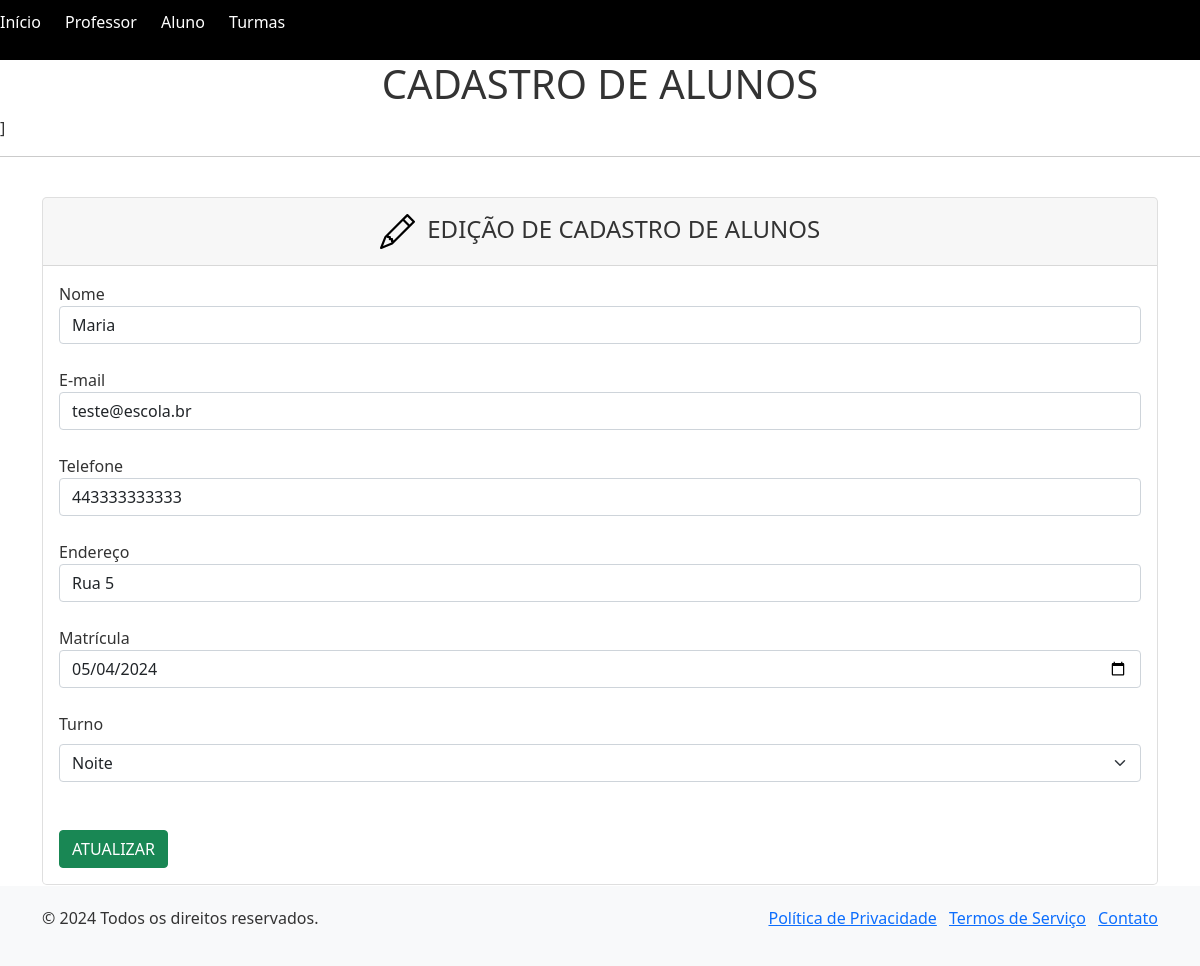
/APPGestao_Escolar/aluno/editar.php?id=5, run on the app's committed database.
### tables this page shows
CREATE TABLE `aluno` (
  `Id` int(11) NOT NULL,
  `Nome` varchar(200) DEFAULT NULL,
  `Email` varchar(200) NOT NULL,
  `Telefone` varchar(20) NOT NULL,
  `Endereco` varchar(200) NOT NULL,
  `Matricula` date NOT NULL,
  `Turno` varchar(20) NOT NULL
);

### APPGestao_Escolar/aluno/editar.php (the view, shortened to what this page needs)
<!DOCTYPE html>
<html lang="pt-br">
<head>
    <link href="https://cdn.jsdelivr.net/npm/bootstrap@5.0.2/dist/css/bootstrap.min.css" rel="stylesheet">
</head>
<body>
<header class="cabecalho">
        <ul class="lista-cabecalho">
        <li><a href="http://localhost/APPGestao_Escolar/index.php#"> Início</a></li>
            <li><a href="http://localhost/APPGestao_Escolar/professor/index.php"> Professor</a></li>
            <li><a href="http://localhost/APPGestao_Escolar/aluno/index.php"> Aluno</a></li>
            <li><a href="http://localhost/APPGestao_Escolar/turma/index.php"> Turmas</a></li>
        </ul>
    </header>
    <center>
        <h1>CADASTRO DE ALUNOS</h1>
    </center>]
    <hr />
    <br />
    <main>
        <div class="container">
            <div class="row row-cols-2 row-cols-md-4 text-center">
                <div class="col-md-12">
                    <div class="card mb-4 rounded-3 shadow-sw">
                        <div class="card-header py-3">
                            <h4 class="my-0 fw-normal">&nbsp;&nbsp;EDIÇÃO DE CADASTRO DE ALUNOS</h4>
                        </div>
                        <div class="card-body">
                        <div class="cardy-body text-start">
                        <?php
                        include 'conecta.php';
                        $Id = $_GET['id'];
                        $sql = "SELECT * FROM aluno WHERE id=$Id";
                        $query = $conn ->query($sql);
                        while ($dados = $query -> fetch_assoc()){
                            $Nome = $dados['Nome'];
                            $Email = $dados['Email'];
                            $Telefone = $dados['Telefone'];
                            $Endereco = $dados['Endereco'];
                            $Matricula =$dados['Matricula'];
                            $Turno =$dados['Turno'];
                        }
                        ?>
                        <form action="editaraluno.php?id=<?php echo $Id;?>" method = "post">
                         <label>Nome</label>
                         <input type="text" class="form-control" name ="Nome" value= "<?php echo $Nome?>" required/>
                         <br/>
                         <label>E-mail</label>
                         <input type="email" class="form-control" name ="Email" value= "<?php echo $Email?>" required/>
                         <br/>
                         <label>Telefone</label>
                         <input type="text" class="form-control" name ="Telefone" value= "<?php echo $Telefone?>" required/>
                         <br/>
                         <label>Endereço</label>
                         <input type="text" class="form-control" name ="Endereco" value= "<?php echo $Endereco?>" required/>
                         <br/>
                         <label>Matrícula</label>
                        <input type="date" class="form-control" name="Matricula" value="<?php echo $Matricula?>" required/>
                         <br/>
                         <label for="Turno" class="form-label">Turno</label>
                         <select class="form-select" id="Turno" name="Turno" required>
                         <option value="Noite" <?php if($Turno == "Noite") echo "selected"; ?>>Noite</option>
                         </select>
                         <br/>
                         <br/>
                         <button type="submit" class="btn btn-success">ATUALIZAR</button>
                        </form>
                        </div>
                        </div>
                    </div>
                </div>
            </div>
        </div>
        <br/>
        <footer class="footer">
        <div class="container">
            <div class="row">
                <div class="col-md-6">
                    <p>&copy; <?php echo date("Y"); ?> Todos os direitos reservados.</p>
                </div>
                <div class="col-md-6">
                    <ul class="list-inline text-md-end">
                        <li class="list-inline-item"><a href="politica_privacidade.php">Política de Privacidade</a></li>
                        <li class="list-inline-item"><a href="termos_servico.php">Termos de Serviço</a></li>
                        <li class="list-inline-item"><a href="contato.php">Contato</a></li>
                    </ul>
                </div>
            </div>
        </div>
    </footer>
</body>
</html>

### APPGestao_Escolar/aluno/editar.php (style rules this page uses)
body { background-color: white; color: #333; }
.cabecalho { background-color:black; padding: 10px 0; text-align:left; }
.lista-cabecalho { list-style: none; padding: 0; }
.lista-cabecalho li { display: inline-block; margin-right: 20px; }
.lista-cabecalho li:last-child { margin-right: 0; }
.lista-cabecalho li a { color:white; text-decoration: none; }
.footer { position: fixed; bottom: 0; width: 100%; background-color: #f8f9fa; padding: 20px 0; }

### data on the page
aluno: Nome "Maria", Email "teste@escola.br", Telefone "443333333333", Endereco "Rua 5", Matricula "05/04/2024", Turno "Noite"
